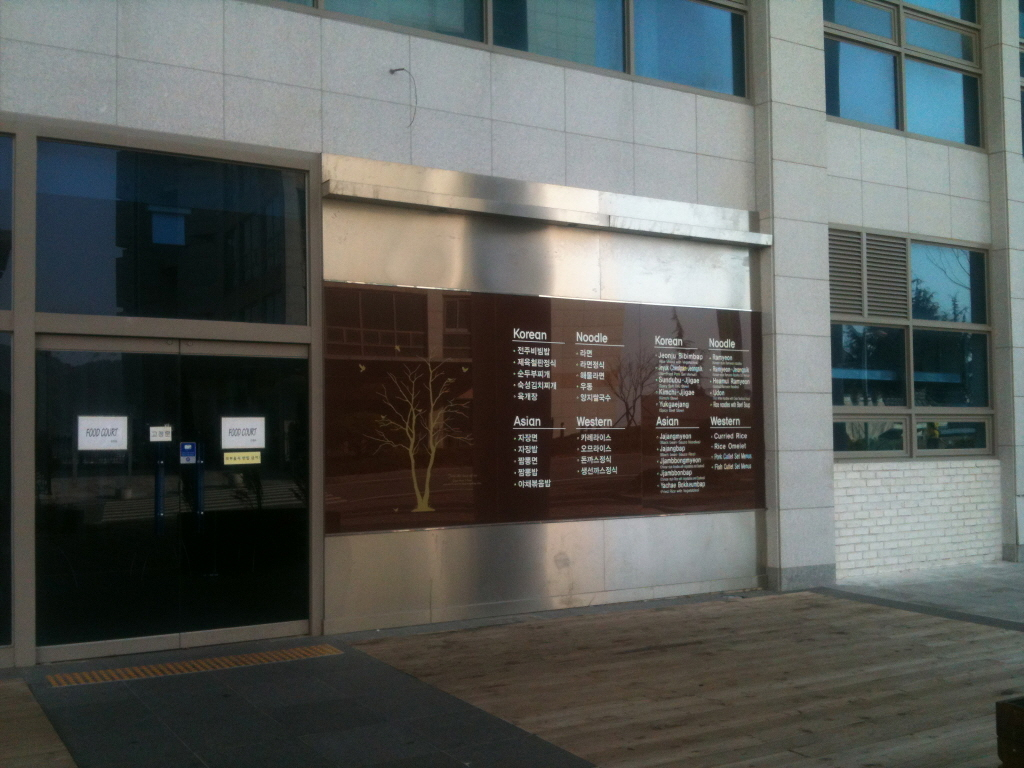
#> input picture dsu1.jpg, 1024 x 768 px
$ jupyter execute homework3.ipynb
#> lines starting #> are read from the running program, lines starting #| are printed output that depends on the picture
[cell 1]
import cv2
import math
import numpy as np
import matplotlib.pyplot as plt

img = cv2.imread('dsu1.jpg',cv2.IMREAD_COLOR)
#> img is the input picture: shape (768, 1024, 3); mean B, G, R 88.3, 91.5, 88.3
cv2.cvtColor(img, cv2.COLOR_BGR2RGB, dst=img)
rows,cols,ch = img.shape
#> rows = 768; cols = 1024; ch = 3
pts1 = np.float32([[110,230],[675,170],[115,480],[720,520]])
pts2 = np.float32([[100,100],[960,110],[100,700],[940,700]])
M = cv2.getPerspectiveTransform(pts1,pts2)
dst = cv2.warpPerspective(img,M,(1200,1000))
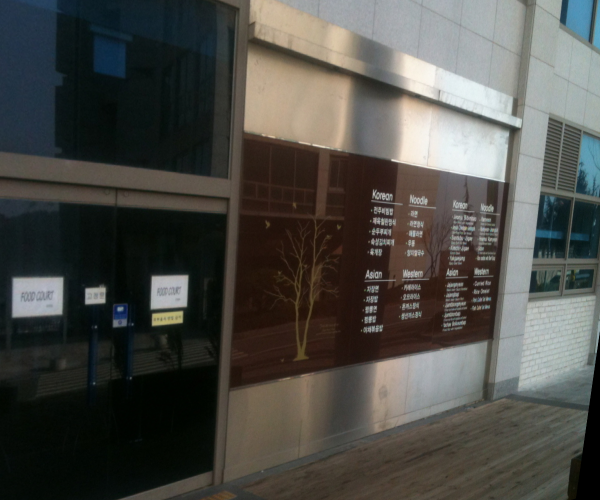
#> dst: shape (1000, 1200, 3) (shown at 1/2 size); mean R, G, B 75.7, 75.3, 70.8

plt.figure(figsize=(10,10))
plt.subplot(121),plt.imshow(img),plt.title('sample')
plt.xticks([]), plt.yticks([])
plt.subplot(122),plt.imshow(dst),plt.title('change')
plt.xticks([]), plt.yticks([])
plt.show()
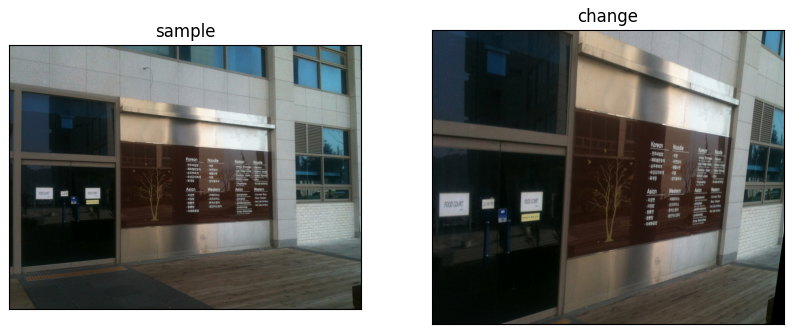
#> figure drawn by matplotlib, 2 panels

$ run again, with dsu2.jpg copied over dsu1.jpg
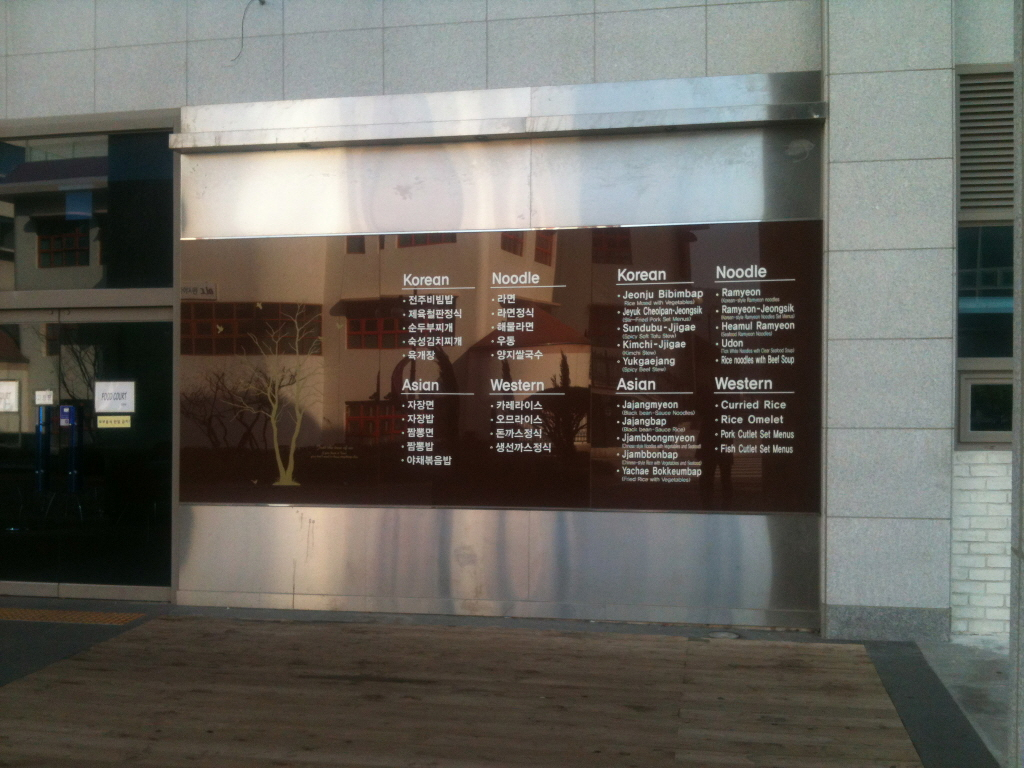
#> input picture dsu2.jpg, 1024 x 768 px
#> img is the input picture: shape (768, 1024, 3); mean B, G, R 93, 99.6, 102.1
#> `dst = cv2.warpPerspective(img,M,(1200,1000))`:
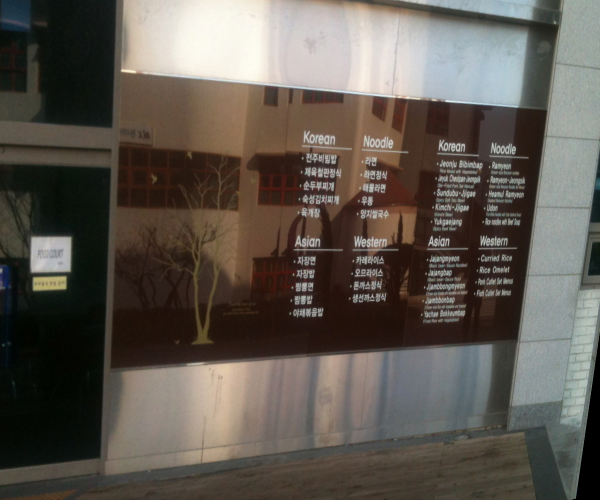
#> dst: shape (1000, 1200, 3) (shown at 1/2 size); mean R, G, B 94.6, 87.9, 80.2
#> `plt.show()`:
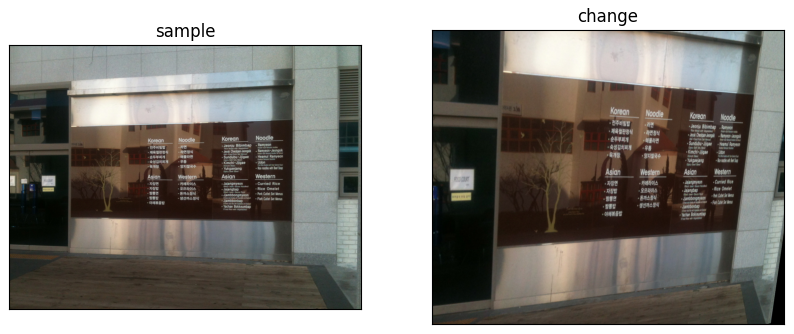
#> figure drawn by matplotlib, 2 panels

$ run again, with dsu4.jpg copied over dsu1.jpg
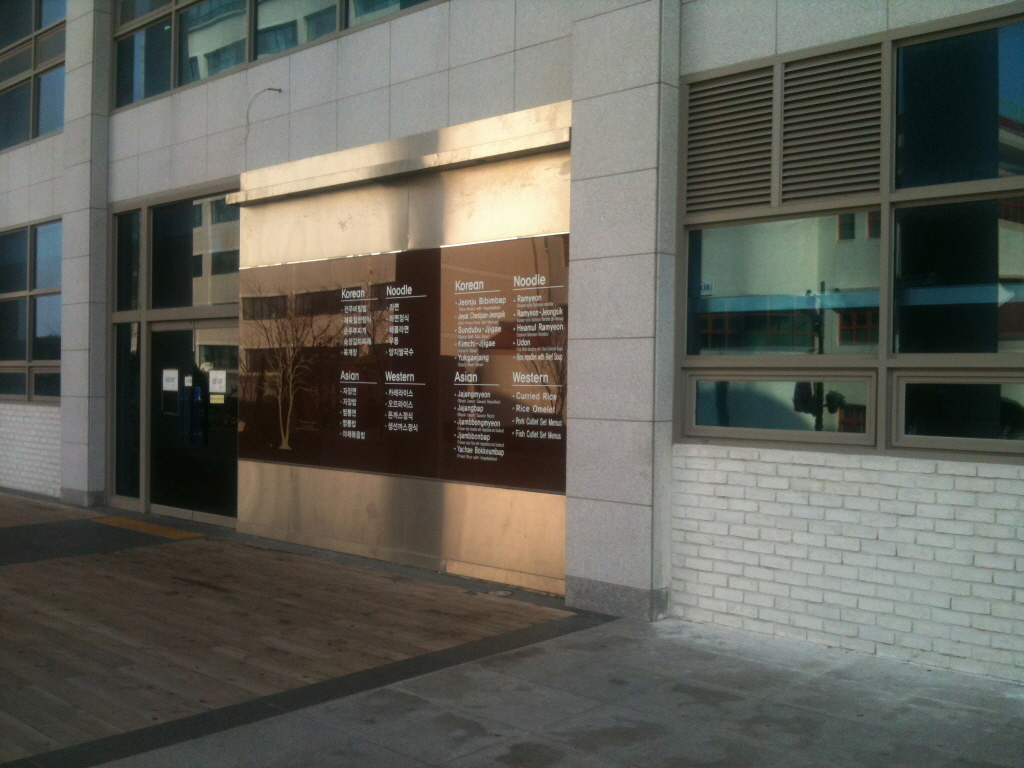
#> input picture dsu4.jpg, 1024 x 768 px
#> img is the input picture: shape (768, 1024, 3); mean B, G, R 89.1, 97.1, 97.1
#> `dst = cv2.warpPerspective(img,M,(1200,1000))`:
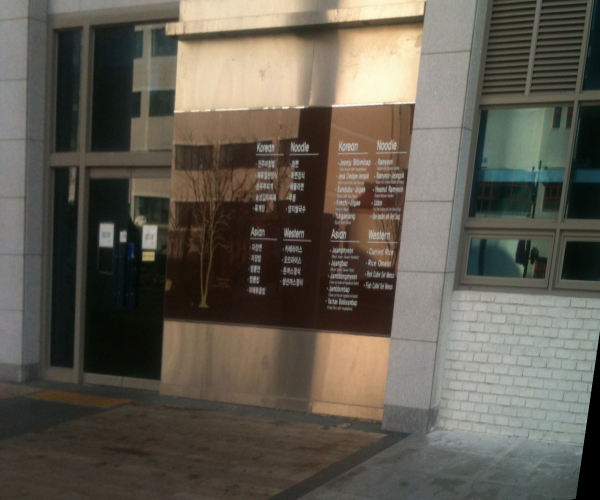
#> dst: shape (1000, 1200, 3) (shown at 1/2 size); mean R, G, B 96.6, 91.4, 80.9
#> `plt.show()`:
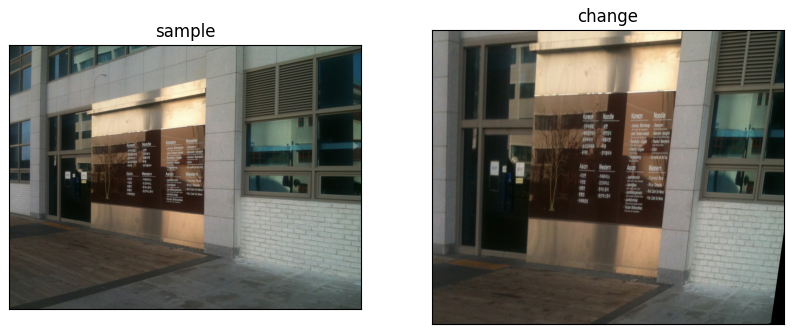
#> figure drawn by matplotlib, 2 panels

$ run again, with dsu7.jpg copied over dsu1.jpg
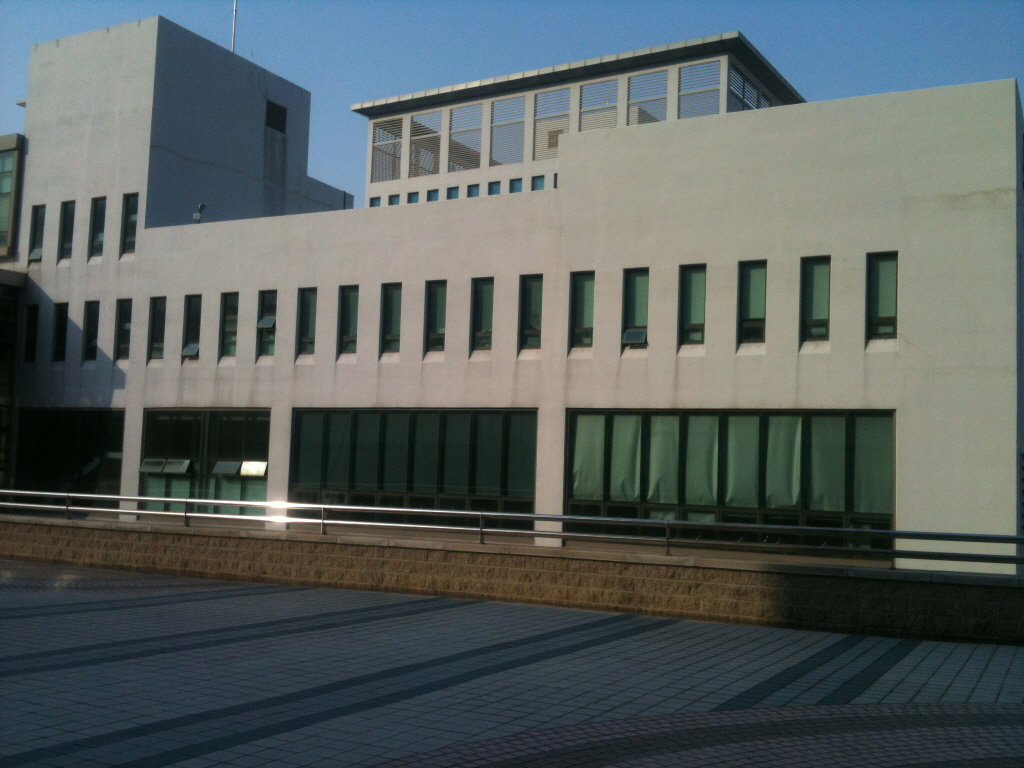
#> input picture dsu7.jpg, 1024 x 768 px
#> img is the input picture: shape (768, 1024, 3); mean B, G, R 95.7, 96.2, 88.1
#> `dst = cv2.warpPerspective(img,M,(1200,1000))`:
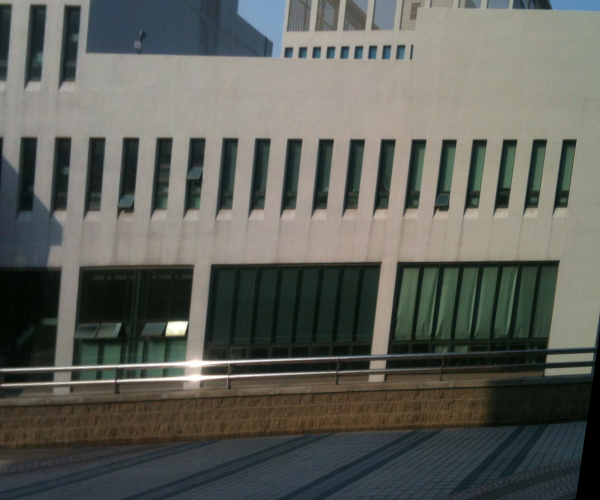
#> dst: shape (1000, 1200, 3) (shown at 1/2 size); mean R, G, B 95, 96.7, 90
#> `plt.show()`:
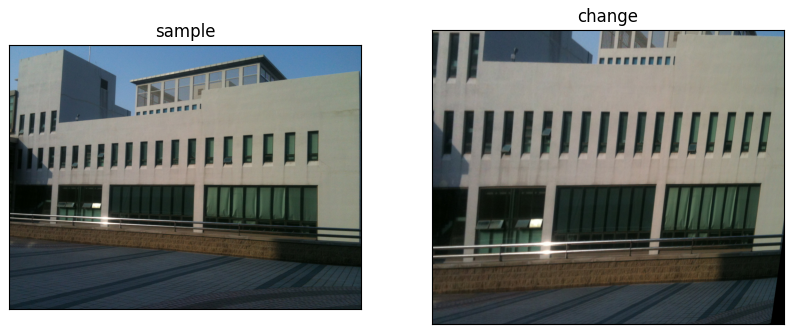
#> figure drawn by matplotlib, 2 panels
